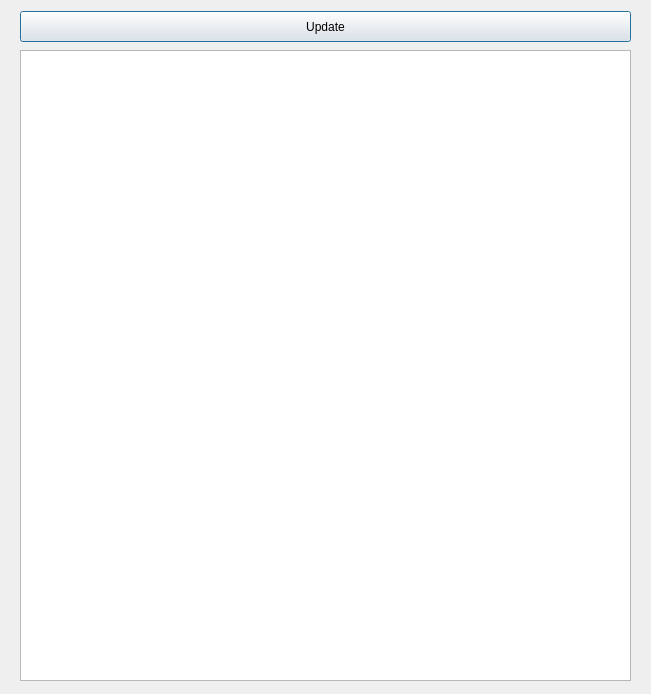
<?xml version="1.0" encoding="UTF-8"?>
<ui version="4.0">
 <class>ScoreDialog</class>
 <widget class="QDialog" name="ScoreDialog">
  <property name="geometry">
   <rect>
    <x>0</x>
    <y>0</y>
    <width>651</width>
    <height>694</height>
   </rect>
  </property>
  <property name="windowTitle">
   <string>Game History</string>
  </property>
  <widget class="QTextBrowser" name="textBrowser">
   <property name="geometry">
    <rect>
     <x>20</x>
     <y>50</y>
     <width>611</width>
     <height>631</height>
    </rect>
   </property>
  </widget>
  <widget class="QPushButton" name="Update">
   <property name="geometry">
    <rect>
     <x>20</x>
     <y>11</y>
     <width>611</width>
     <height>31</height>
    </rect>
   </property>
   <property name="text">
    <string>Update</string>
   </property>
  </widget>
 </widget>
 <resources/>
 <connections/>
</ui>
